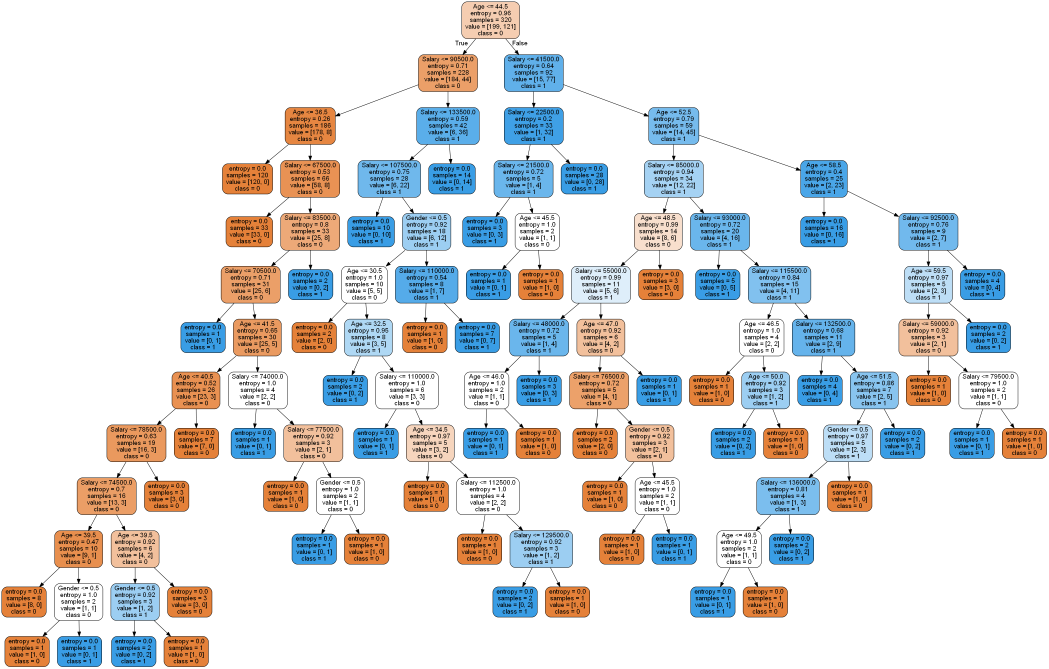
#> input picture decision_tree.png, 3145 x 2005 px, given in place of Jellyfish.jpg, which was not available (shown at 1/3 size)
$ jupyter execute Open_CV.ipynb   (older library calls are emulated)
#> lines starting #> are read from the running program, lines starting #| are printed output that depends on the picture; pictures that were not available may be replaced by others from this repository, and a replacement may not be noted
[cell 1]
import cv2  ## Importing OpenCV package

[cell 2]
img=cv2.imread(r"C:\Users\Public\Pictures\Sample Pictures\Jellyfish.jpg")  ## imread function is used to read the image in an array format
#> img is the input picture: shape (2005, 3145, 3); mean B, G, R 226.5, 225.7, 224.5

[cell 3]
img.shape  ## 1024 X 768 represents the dimension of the image.
#> Out = (2005, 3145, 3)
           ## 3 represents the colour. It is 3 bcoz RGB*

[cell 4]
import matplotlib.pyplot as plt

[cell 5]
plt.imshow(img)

[cell 6]
# ROI - Region Of Interest
roi=img[210:530,130:390]
#> roi: shape (320, 260, 3); every value is 255

[cell 7]
plt.imshow(roi)

[cell 8]
# imshow function in the OpenCV library is used to build an OpenCV window
cv2.imshow('Image',img)
cv2.waitKey()
# Two parameters are passed to the function.# 1st parameter --> Window Name
                                            # 2nd parameter --> Image
# waitkey is used to give delay to the imshow window. It also takes a key press by the user from the keyboard.

[cell 9]
gray_img=cv2.cvtColor(img,cv2.COLOR_BGR2GRAY)
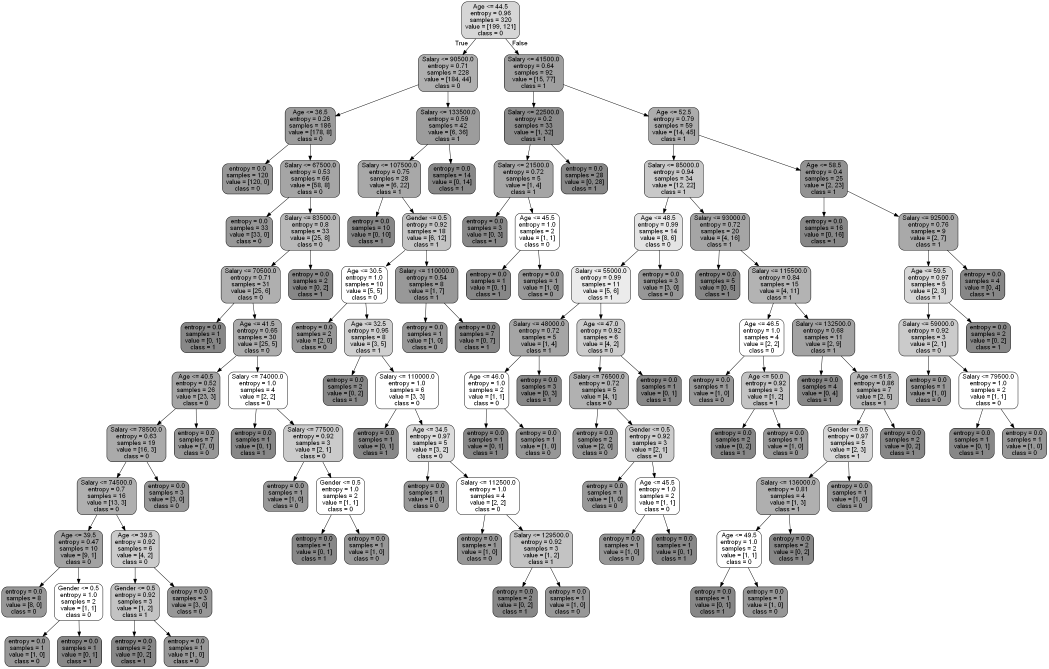
#> gray_img: shape (2005, 3145) (shown at 1/3 size); min 0, max 255, mean 225.4
# cvt color is used to convert one color format to the other color format.
# The image to be converted is passed as the first parameter and flag is the second parameter which specifies the \n
# conversion from RGB to gray,gray to RGB

[cell 10]
cv2.imshow('Gray_Scaled_Image',gray_img)
cv2.waitKey()

[cell 11]
blur_img=cv2.blur(img,(30,30))  ## Kernel size represents the intensity of the blurness.
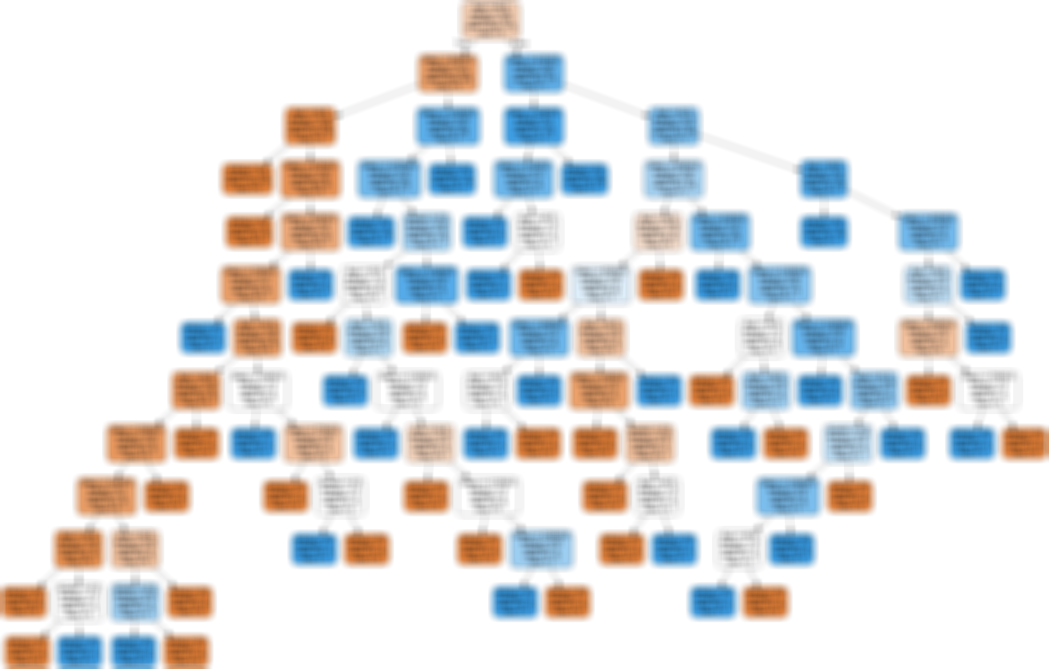
#> blur_img: shape (2005, 3145, 3) (shown at 1/3 size); mean B, G, R 226.5, 225.7, 224.5

[cell 12]
cv2.imshow('Blurred_Image',blur_img)
cv2.waitKey()

[cell 13]
edge_img=cv2.Laplacian(img,cv2.CV_64F)  ## Laplace Transform is applied to detect the edges. CV_64F is default image datatype.
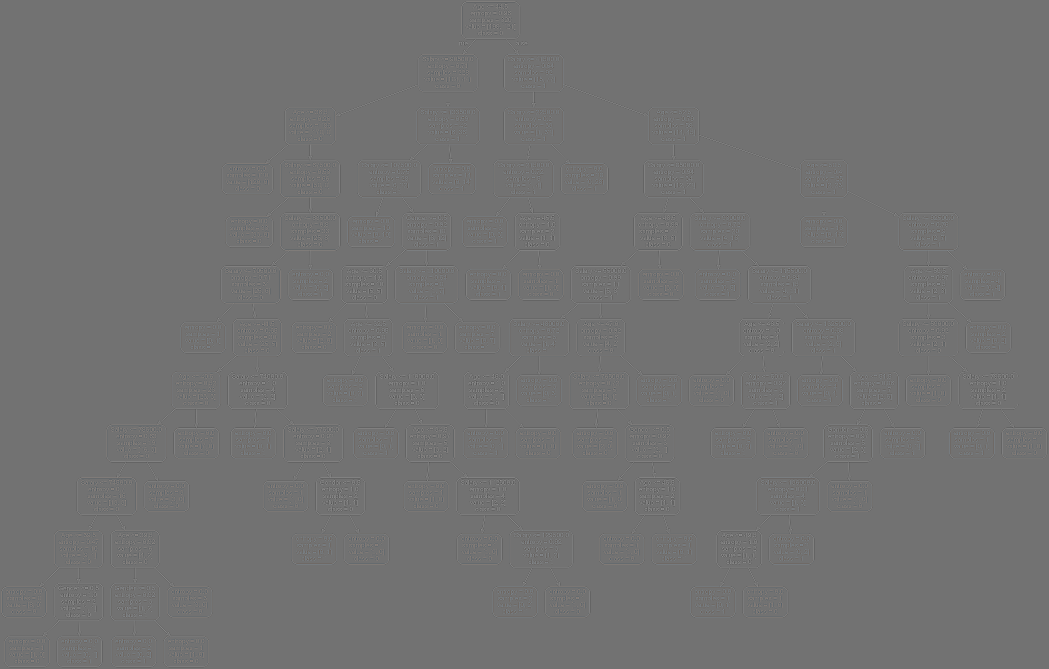
#> edge_img: shape (2005, 3145, 3) float64 (shown at 1/3 size); mean B, G, R 0, 0, 0; drawn with min black and max white

[cell 14]
cv2.imshow('Edge_Image',edge_img)
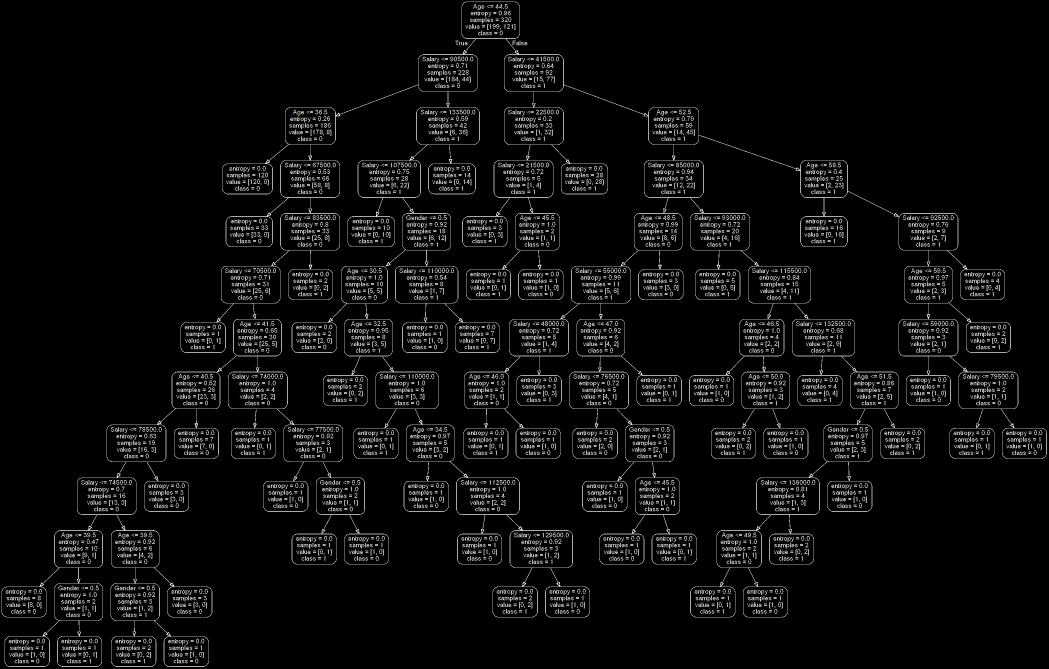
#> window 'Edge_Image': shape (2005, 3145, 3) (shown at 1/3 size); mean B, G, R 11.2, 11.2, 11.2
cv2.waitKey()

[cell 15]
cv2.imshow('Image',img)
cv2.imshow('Gray_Scaled_Image',gray_img)
cv2.imshow('Blurred_Image',blur_img)
cv2.imshow('Edge_Image',edge_img)
cv2.waitKey()

[cell 16]
video=cv2.VideoCapture(r"C:\Users\Public\Videos\Sample Videos\Wildlife.wmv")

## videocapture is a function in OpenCV used to read videos or lively capture videos.
## when 0 is passed the video is captured from a primary webcam.
## when 1 is passed the video is captured from a secondary webcam.
## Path of the video from the local pc can be given as an input.

[cell 17]
 ## A Function called read in the Video Capture reads each and every frame from the video.
                                                                                     ## read function returns two parameters
                           ## First Parameter is a boolean. --> True - Next Frame Exists ; False - Next Frame doesn't Exist.
                           ## Second Parameter is the frame. --> The picture from the video is returned.
while True:          ## While loop is used to continuously get a frame from the video and make a video. It is an infinite loop.
    data,frame=video.read()
    cv2.imshow("Video",frame)
    cv2.imshow("Blur Image",cv2.blur(frame,(10,10)))
    if cv2.waitKey(1) & 0xFF == ord('q'):
#> (key q is pressed here)
        break
video.release()
cv2.destroyAllWindows()  ## There is a function called as destroy all the windows which closes all the windows programatically.
